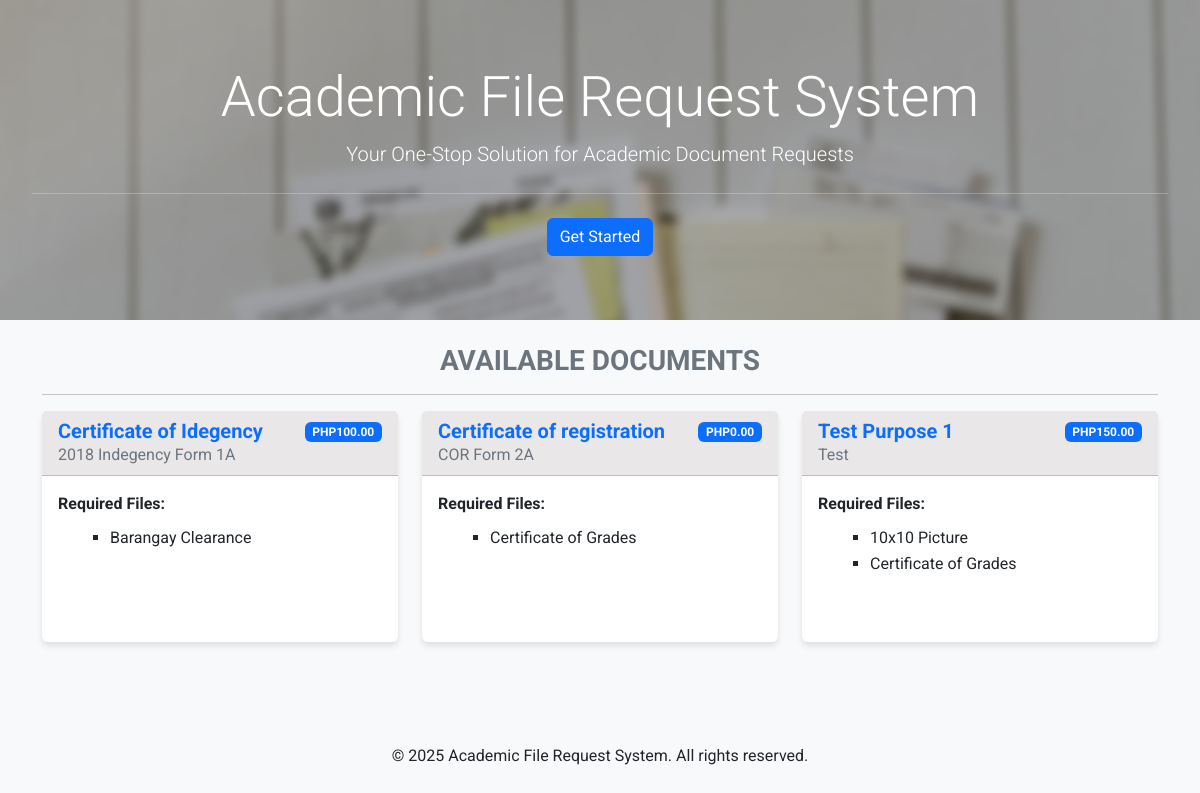
The app's page /, older data.
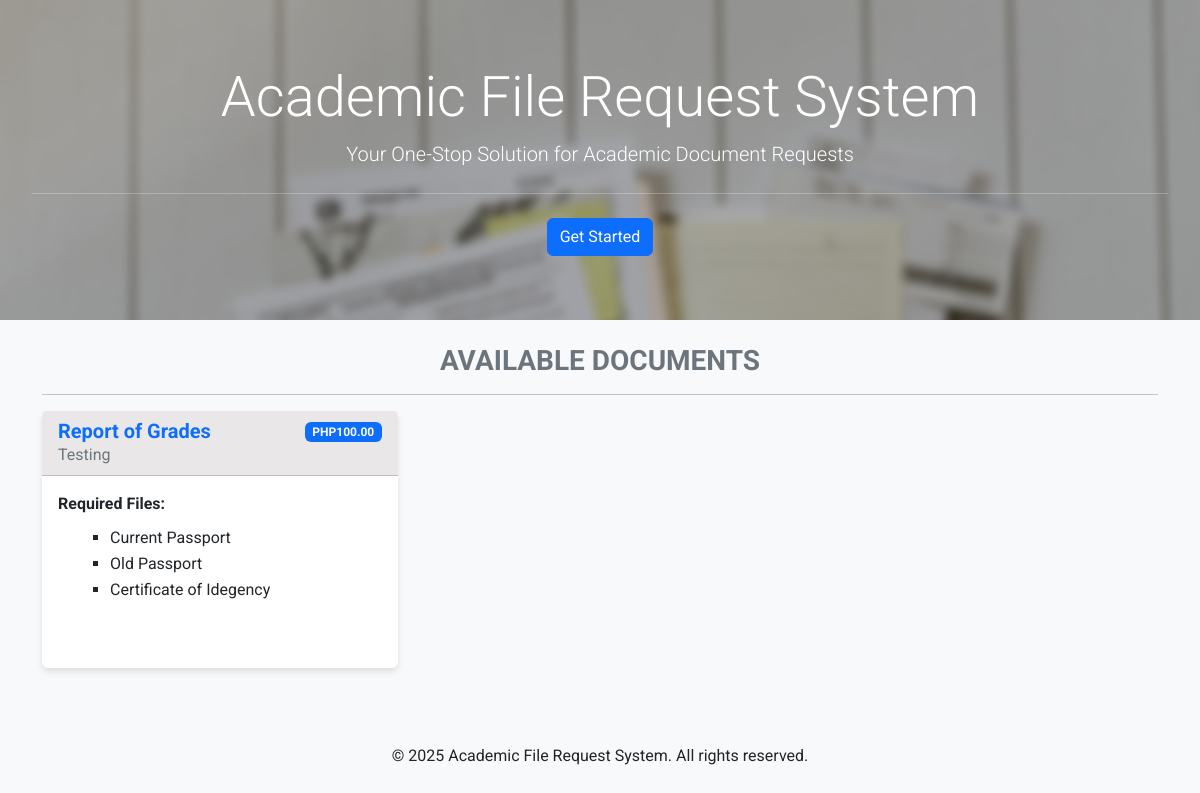
The same page, newer data.
### onlinerequest/models.py (models this page shows, shortened)
class Request(models.Model):
    description = models.CharField(max_length=256)
    files_required = models.CharField(max_length=256)
    document = models.ForeignKey(Document, on_delete=models.CASCADE)
    price = models.CharField(max_length=6, default=1.00)

class Document(models.Model):
    code = models.CharField(max_length=64)
    description = models.CharField(max_length=64)
    active = models.BooleanField(default=True)

class Requirement(models.Model):
    code = models.CharField(max_length=64)
    description = models.CharField(max_length=64)

### onlinerequest/views/views.py (the view)
# urls.py: path('', views.index),
def index(request):
    request_forms = Request.objects.all()
    for request_form in request_forms:
        requirement_descriptions = []
        for requirement_code in request_form.files_required.split(','):
            try:
                requirement = Requirement.objects.get(code=requirement_code)
                requirement_descriptions.append(requirement.description)
            except Requirement.DoesNotExist:
                requirement_descriptions.append(requirement_code)
        request_form.requirement_descriptions = requirement_descriptions
    return render(request, 'index.html', {'request_forms': request_forms})

### onlinerequest/context_processors.py (called while the page is built)
def user_record(request):
    if request.user.is_authenticated:
        try:
            user_record = Record.objects.get(user_number=request.user.student_number)
            return {'user_record': user_record}
        except Record.DoesNotExist:
            return {}
    return {}

def request_forms(request):
    request_forms = Request.objects.all()
    return {'request_forms': request_forms}

### onlinerequest/templates/index.html (shortened to what this page needs)
<!DOCTYPE html>
<html lang="en">
<head>
    {% include 'header.html' %}
</head>
<body class="d-flex flex-column min-vh-100">
    <div class="jumbotron text-center">
        <h1 class="display-4">Academic File Request System</h1>
        <p class="lead">Your One-Stop Solution for Academic Document Requests</p>
        <hr class="my-4">
        <a href="/signup/" class="btn btn-primary">Get Started</a>
    </div>
    <div class="container mt-4">
      <h3 class="text-center text-secondary fw-bold">AVAILABLE DOCUMENTS</h3>
      <hr>
        {% if request_forms %}
            <div class="row row-cols-1 row-cols-md-3 g-4">
                {% for request_form in request_forms %}
                    <div class="col">
                        <div class="card h-100">
                            <div class="card-header">
                              <div class="d-flex justify-content-between">
                                <div>
                                  <h5 class="card-title text-primary mb-0">{{ request_form.document.description }}</h5>
                                  <p class="card-text text-muted">{{ request_form.description }}</p>
                                </div>
                                <div>
                                  <span class="badge bg-primary">PHP{{ request_form.price }}</span>
                                </div>
                              </div>
                            </div>
                            <div class="card-body">
                                <p class="card-text mb-2"><strong>Required Files:</strong></p>
                                <ul class="required-files">
                                    {% for description in request_form.requirement_descriptions %}
                                        <li>{{ description }}</li>
                                    {% endfor %}
                                </ul>
                            </div>
                        </div>
                    </div>
                {% endfor %}
            </div>
        {% else %}
            <p class="text-center">No request forms found.</p>
        {% endif %}
    </div>
    <footer class="footer mt-auto text-center py-3">
        <div class="container mt-5">
            <p>&copy; {% now "Y" %} Academic File Request System. All rights reserved.</p>
        </div>
    </footer>
</body>
</html>

Row changes from the older to the newer data that the page shows:
removed Request: document.description "Certificate of Idegency", description "2018 Indegency Form 1A", price "100.00"
no longer on this page (row unchanged): Requirement: requirement_descriptions "Barangay Clearance"
removed Request: document.description "Certificate of registration", description "COR Form 2A", price "0.00"
no longer on this page (row unchanged): Requirement: requirement_descriptions "Certificate of Grades" "Certificate of Grades"
removed Request: document.description "Test Purpose 1", description "Test", price "150.00"
no longer on this page (row unchanged): Requirement: requirement_descriptions "10x10 Picture"
added Request: document.description "Report of Grades", description "Testing", price "100.00"
now on this page (row unchanged): Requirement: requirement_descriptions "Current Passport"
now on this page (row unchanged): Requirement: requirement_descriptions "Old Passport"
now on this page (row unchanged): Requirement: requirement_descriptions "Certificate of Idegency"
